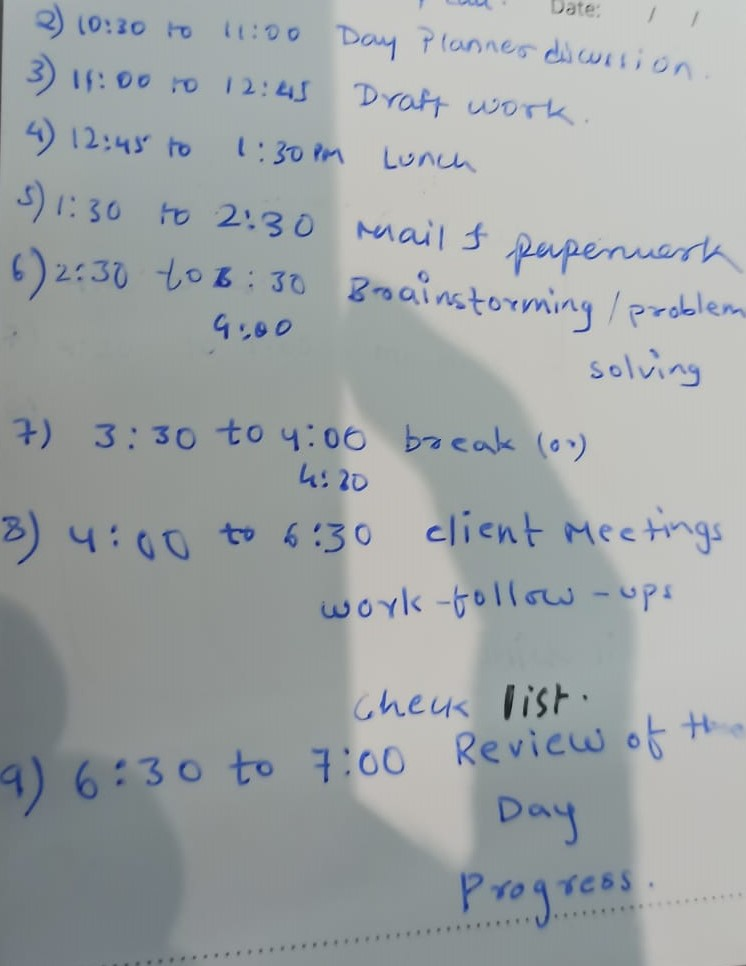
#> input picture Inputs/13.jpeg, 746 x 966 px, found by its file name
$ python deskewed.py   (older library calls are emulated)
#> lines starting #> are read from the running program, lines starting #| are printed output that depends on the picture; after the words box and inside, x2 and y2 are one past the last pixel; in counts of white or black regions, pixels touching at a corner belong together
import cv2
import numpy as np
from PIL import Image,ImageEnhance


def illumination_adjustment(image):
    enhanced_image=cv2.convertScaleAbs(image, alpha=1.5, beta=30)
    return enhanced_image

def Local_Adaptive_Thresholding(image):
    return  cv2.adaptiveThreshold(image, 255, cv2.ADAPTIVE_THRESH_GAUSSIAN_C, cv2.THRESH_BINARY, 11, 3)

def horizontal_noise(image):# (between text lines)
    horizontal_projection = cv2.reduce(image, 0, cv2.REDUCE_SUM, dtype=cv2.CV_32S)
    threshold_value = 0.2 * max(horizontal_projection)
    binary_image = np.where(horizontal_projection < threshold_value, 255, image)
    return binary_image

def vertical_noise(image): #between characters
    vertical_projection = cv2.reduce(image, 1, cv2.REDUCE_SUM, dtype=cv2.CV_32S)
    threshold_value = 0.01 * max(vertical_projection)
    binary_image = np.where(vertical_projection < threshold_value, 255, image)
    return binary_image

def whole_noise(image):
    enhanced_image = cv2.GaussianBlur(image, (5, 5), 0)
    return enhanced_image
def white_balance(image):
   enhanced_image = cv2.xphoto.createSimpleWB().balanceWhite(image)
   return enhanced_image

def median_filter(image,kernel_size=5):
    return cv2.medianBlur(image, kernel_size)
def inversion(img):
    return cv2.bitwise_not(img)
def font_thicker(image):
    image = inversion(image)
    image=cv2.dilate(image, np.ones((1, 1), np.uint8), iterations=1)
    image = inversion(image)
    return image

# [14 lines left out: functions font_thinner, saturation_sharpness, not called in this run]

def sharpen(image):
    kernel = np.array([[-1, -1, -1], [-1, 8, -1], [-1, -1, -1]])
    edge_img = cv2.filter2D(image, -1, kernel)
    edge_img=Image.fromarray(edge_img)
    pillow_enhancer = ImageEnhance.Sharpness(edge_img)
    sharpened_img = pillow_enhancer.enhance(2)
    sharpened_img=np.array(sharpened_img)
    filled_image = cv2.inpaint(image, sharpened_img, 0.5,cv2.INPAINT_NS)
    return filled_image

# [20 lines left out: function deskew, not called in this run]

def biggestcontour(counters):
    biggest=np.array([])
    max_area=0
    for i in counters:
        area=cv2.contourArea(i)
        if area>5000:
            peri=cv2.arcLength(i,True)
            approx = cv2.approxPolyDP(i,0.02*peri,True)
            if area>max_area and len(approx)==4:
                biggest=approx
                max_area=area
    return biggest,max_area

def reorder(points):
    points=points.reshape(4,2)
    new_points=np.zeros((4,1,2),dtype=np.int32)
    add=points.sum(1)
    new_points[0]=points[np.argmin(add)]
    new_points[3]=points[np.argmax(add)]
    diff=np.diff(points,axis=1)
    new_points[1]= points[np.argmin(diff)]
    new_points[2]=points[np.argmax(diff)]
    return new_points

def dewarping(image):
    contours,heirarchy = cv2.findContours(image,cv2.RETR_EXTERNAL,cv2.CHAIN_APPROX_SIMPLE)
    biggest,maxarea = biggestcontour(contours)
    width =450
    height =650
    if biggest.size!=0:
        biggest=reorder(biggest)
        pst1=np.float32(biggest)
        pst2=np.float32([[0,0],[width,0],[0,height],[width,height]])
        matrix=cv2.getPerspectiveTransform(pst1,pst2)
        imagewarp=cv2.warpPerspective(image,matrix,(width,height))
    return imagewarp


input_image = cv2.imread("D:\IITH/Necun\imageEnhancement\Inputs/13.jpeg", cv2.IMREAD_GRAYSCALE)
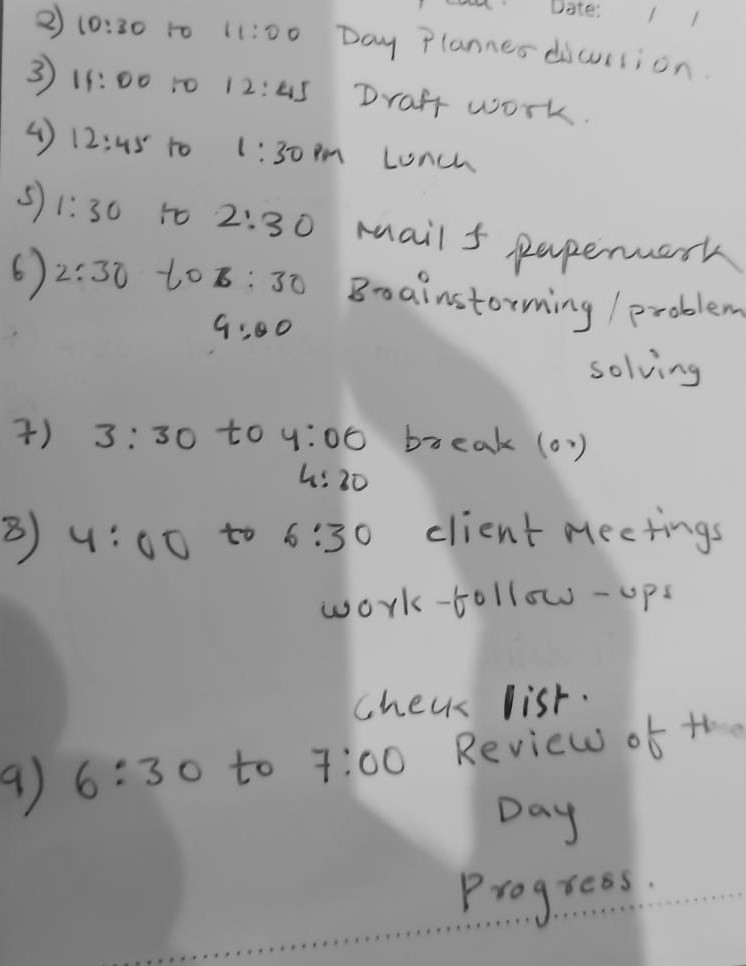
#> input_image: shape (966, 746); min 13, max 218, mean 162.6
binary_image = Local_Adaptive_Thresholding(input_image)
#> in Local_Adaptive_Thresholding, `return  cv2.adaptiveThreshold(image, 255, cv2.ADAPTIVE_THRESH_GAUSSIAN..`:
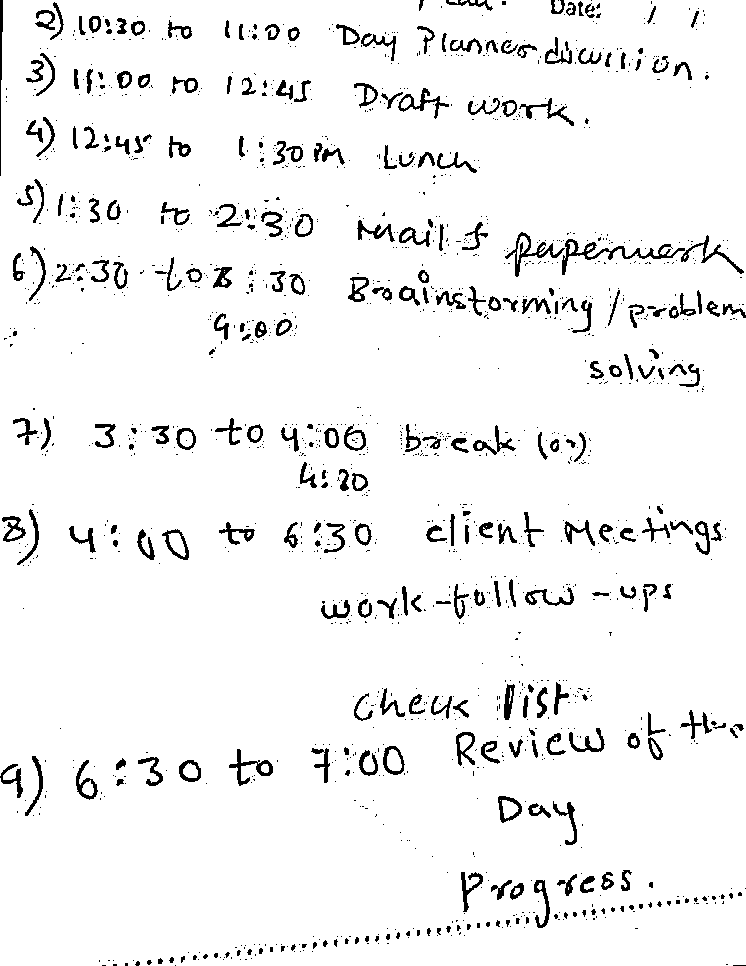
#> returned value: shape (966, 746); 94.8% white; 1581 black regions (1293 under 20 px)
#binary_image = deskew(binary_image)
binary_image = dewarping(binary_image)
#> in dewarping, `contours,heirarchy = cv2.findContours(image,cv2.RETR_EXTERNAL,cv2.CHAI..`: contours = 6 contours, 4 with area under 20; largest, box (x1, y1, x2, y2) and area: (0, 0, 746, 966) 717626, (554, 0, 562, 12) 58
#> the loop in biggestcontour, `for i in counters:` made 6 passes
#> (area, peri, biggest, max_area) on pass 6: (717625.5, 3757.5, [[3, 0], [0, 965], [745, 964], [745, 0]], 717625.5)
#> area on pass 1: 58
#> after the loop in biggestcontour, `for i in counters:`: max_area = 717625.5
#> in dewarping, `biggest,maxarea = biggestcontour(contours)`: biggest = [[3, 0], [0, 965], [745, 964], [745, 0]]; maxarea = 717625.5
#> in reorder, `points=points.reshape(4,2)`: points = [[3, 0], [0, 965], [745, 964], [745, 0]]
#> in reorder, `add=points.sum(1)`: add = [3, 965, 1709, 745]
#> in reorder, `diff=np.diff(points,axis=1)`: diff = [-3, 965, 219, -745]
#> in dewarping, `biggest=reorder(biggest)`: biggest = [[3, 0], [745, 0], [0, 965], [745, 964]]
#> in dewarping, `matrix=cv2.getPerspectiveTransform(pst1,pst2)`: matrix = [[0.606, 0.00188, -1.82], [0, 0.676, 0], [-1.39e-06, 4.19e-06, 1]]
#> in dewarping, `imagewarp=cv2.warpPerspective(image,matrix,(width,height))`:
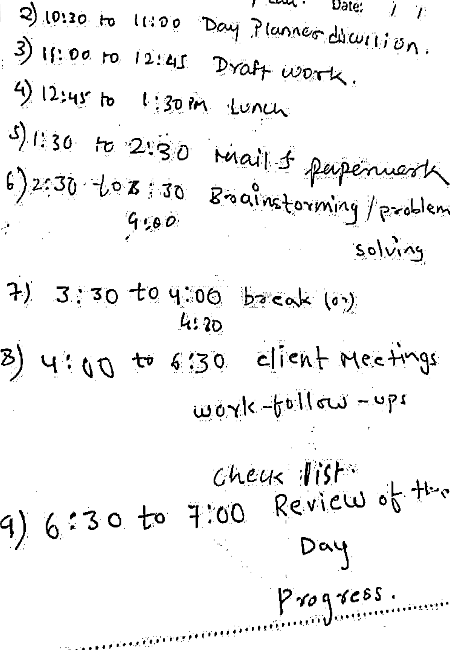
#> imagewarp: shape (650, 450); min 0, max 255, mean 241.7
binary_image = horizontal_noise(binary_image)
#> in horizontal_noise, `threshold_value = 0.2 * max(horizontal_projection)`: threshold_value = 450 values, max 33119.4 at index 122, min 28906.4 at index 344, mean 31414.9
binary_image = vertical_noise(binary_image)
#> in vertical_noise, `vertical_projection = cv2.reduce(image, 1, cv2.REDUCE_SUM, dtype=cv2.C..`: vertical_projection = 650 values, max 114750 at index 265, min 79847 at index 358, mean 108744
#> in vertical_noise, `threshold_value = 0.01 * max(vertical_projection)`: threshold_value = [1147.5]
binary_image = median_filter(binary_image, kernel_size=5)
#> in median_filter, `return cv2.medianBlur(image, kernel_size)`:
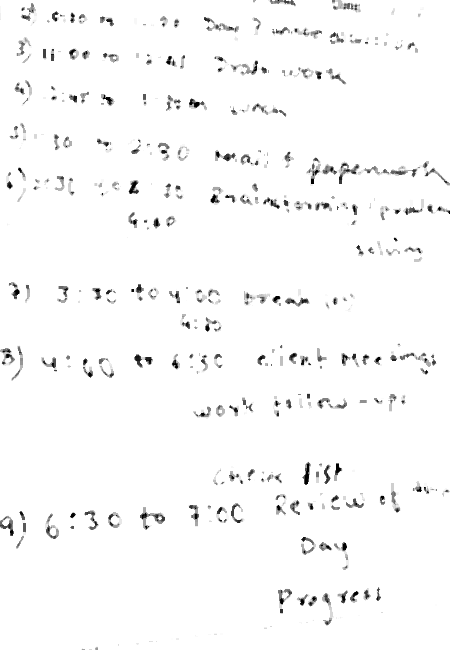
#> returned value: shape (650, 450); min 0, max 255, mean 249.1
binary_image = font_thicker(binary_image)
#> in inversion, `return cv2.bitwise_not(img)`:
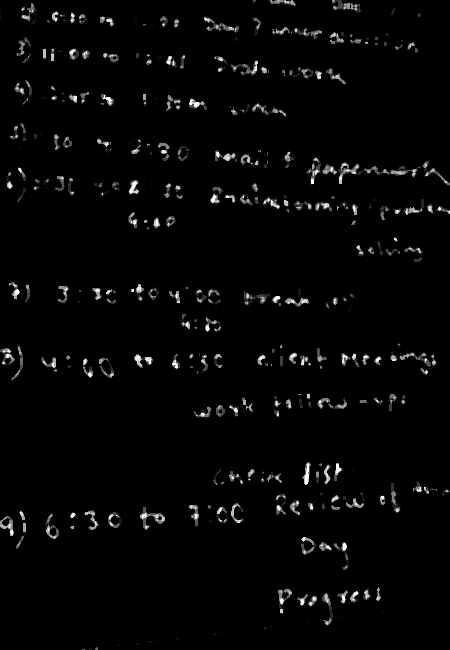
#> returned value: shape (650, 450); min 0, max 255, mean 5.9
binary_image = sharpen(binary_image)
#> in sharpen, `edge_img = cv2.filter2D(image, -1, kernel)`:
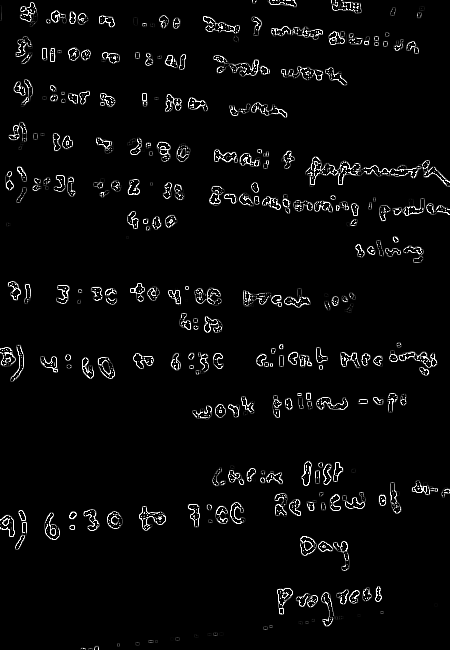
#> edge_img: shape (650, 450); min 0, max 255, mean 9
#> in sharpen, `filled_image = cv2.inpaint(image, sharpened_img, 0.5,cv2.INPAINT_NS)`:
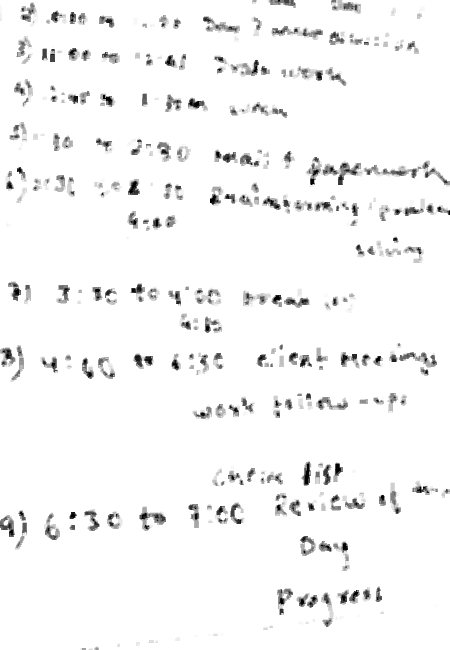
#> filled_image: shape (650, 450); min 0, max 255, mean 245.9
# binary_image=inversion(binary_image)#inverted input for OCR
output_path = 'D:\IITH/Necun\imageEnhancement\Outputs/binary_image_deskew.png'
cv2.imwrite(output_path, binary_image)
cv2.waitKey(0)

$ run again, with Inputs/img.png saved as Inputs/13.jpeg
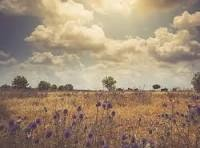
#> input picture Inputs/img.png, 200 x 148 px, found by its file name
#> in Local_Adaptive_Thresholding, `return  cv2.adaptiveThreshold(image, 255, cv2.ADAPTIVE_THRESH_GAUSSIAN..`:
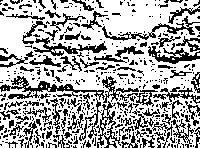
#> returned value: shape (148, 200); 66.9% white; black in thin lines or dots
#> contours = 23 contours, 21 with area under 20; largest, box (x1, y1, x2, y2) and area: (0, 0, 200, 148) 26040, (188, 40, 200, 48) 26
#> the loop in biggestcontour, `for i in counters:` made 23 passes
#> (area, peri, biggest, max_area) on pass 23: (26039.5, 2487.5, [[0, 2], [0, 147], [194, 147], [198, 0]], 26039.5)
#> after the loop in biggestcontour, `for i in counters:`: max_area = 26039.5
#> in dewarping, `biggest,maxarea = biggestcontour(contours)`: biggest = [[0, 2], [0, 147], [194, 147], [198, 0]]; maxarea = 26039.5
#> points = [[0, 2], [0, 147], [194, 147], [198, 0]]
#> add = [2, 147, 341, 198]
#> diff = [2, 147, -47, -198]
#> in dewarping, `biggest=reorder(biggest)`: biggest = [[0, 2], [198, 0], [0, 147], [194, 147]]
#> matrix = [[2.3, 0, 0], [0.0444, 4.39, -8.78], [6.83e-05, -0.000137, 1]]
#> in horizontal_noise, `threshold_value = 0.2 * max(horizontal_projection)`: threshold_value = 450 values, max 26474.6 at index 327, min 17995.2 at index 397, mean 22226.9
#> vertical_projection = 650 values, max 102377 at index 81, min 38264 at index 394, mean 76939.2
#> in vertical_noise, `threshold_value = 0.01 * max(vertical_projection)`: threshold_value = [1023.8]
#> in sharpen, `filled_image = cv2.inpaint(image, sharpened_img, 0.5,cv2.INPAINT_NS)`:
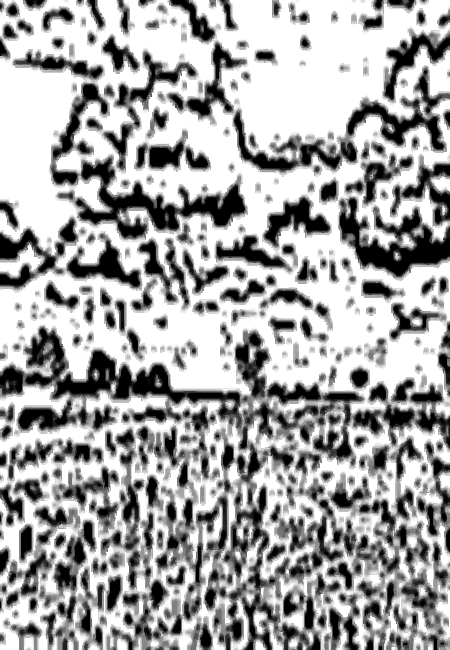
#> filled_image: shape (650, 450); min 0, max 255, mean 165.9
